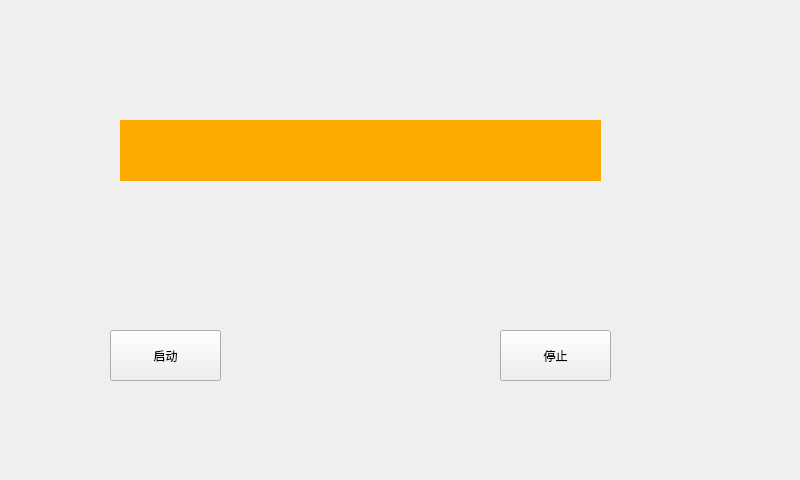
<?xml version="1.0" encoding="UTF-8"?>
<ui version="4.0">
 <class>MyRfid</class>
 <widget class="QWidget" name="MyRfid">
  <property name="geometry">
   <rect>
    <x>0</x>
    <y>0</y>
    <width>800</width>
    <height>480</height>
   </rect>
  </property>
  <property name="windowTitle">
   <string>MyRfid</string>
  </property>
  <widget class="QLabel" name="label">
   <property name="geometry">
    <rect>
     <x>120</x>
     <y>120</y>
     <width>481</width>
     <height>61</height>
    </rect>
   </property>
   <property name="font">
    <font>
     <family>Arial</family>
     <pointsize>36</pointsize>
    </font>
   </property>
   <property name="styleSheet">
    <string notr="true">background-color: rgb(255, 170, 0);</string>
   </property>
   <property name="text">
    <string/>
   </property>
  </widget>
  <widget class="QPushButton" name="pushButton_start">
   <property name="geometry">
    <rect>
     <x>110</x>
     <y>330</y>
     <width>111</width>
     <height>51</height>
    </rect>
   </property>
   <property name="text">
    <string>启动</string>
   </property>
  </widget>
  <widget class="QPushButton" name="pushButton_stop">
   <property name="geometry">
    <rect>
     <x>500</x>
     <y>330</y>
     <width>111</width>
     <height>51</height>
    </rect>
   </property>
   <property name="text">
    <string>停止</string>
   </property>
  </widget>
 </widget>
 <resources/>
 <connections/>
</ui>
